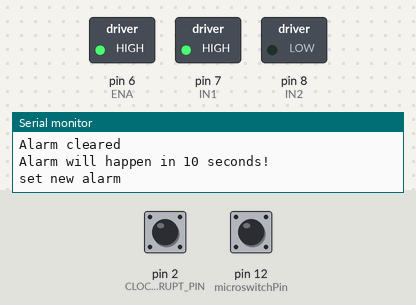
This sketch was run on a simulated Arduino Uno, built with avr-gcc and run on an emulated ATmega328P. On the bench: switched loads named in the sketch (green lamp = pin HIGH), the last lines printed to the serial monitor. The test bench sets the inputs (shaded band); at power-on: pin 12 (microswitchPin) HIGH, pin 2 (CLOCK_INTERRUPT_PIN) HIGH. The local clock reads 2024-03-15 10:24:30 at power-on unless the sketch sets it; the sensor or clock chip raises its interrupt line as the real part does.

Above: at 10.4 s.
10.5 s: pin 12 (microswitchPin) pulled LOW for 0.15 s
At 11.5 s:
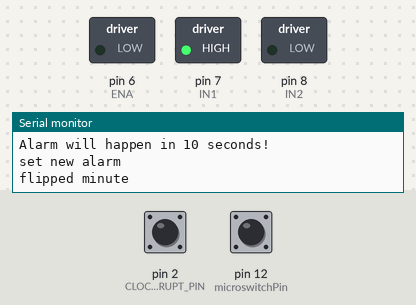
Timing chart, 0 to 22.4 s (numbered marks = the images above; inputs shaded):
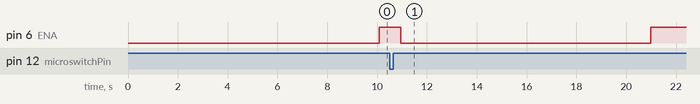

The sketch:

DS3231_and_L298N_-_Copy_3.ino
```cpp
#include <RTClib.h>
// #include <Wire.h>

RTC_DS3231 rtc;

// the pin that is connected to SQW
#define CLOCK_INTERRUPT_PIN 2
#define nextAlarmDelay 10


// *************************************************************
// L298N setup
#define IN1 7 // D7
#define IN2 8 // D8
#define ENA 6 // D6

// microswitch setup
#define microswitchPin 12 // D12
#define motorDelay 300
// active low


void setup() {
  Serial.begin(9600);

  // initializing the rtc
  if(!rtc.begin()) {
    Serial.println("Couldn't find RTC!");
    Serial.flush();
    abort();
  }

  if(rtc.lostPower()) {
    // this will adjust to the date and time at compilation
    rtc.adjust(DateTime(F(__DATE__), F(__TIME__)));
  }

  //we don't need the 32K Pin, so disable it
  rtc.disable32K();

  // Making it so, that the alarm will trigger an interrupt
  pinMode(CLOCK_INTERRUPT_PIN, INPUT_PULLUP);
  attachInterrupt(digitalPinToInterrupt(CLOCK_INTERRUPT_PIN), onAlarm, FALLING);

  // set alarm 1, 2 flag to false (so alarm 1, 2 didn't happen so far)
  // if not done, this easily leads to problems, as both register aren't reset on reboot/recompile
  rtc.clearAlarm(1);
  rtc.clearAlarm(2);

  // stop oscillating signals at SQW Pin
  // otherwise setAlarm1 will fail
  rtc.writeSqwPinMode(DS3231_OFF);

  // turn off alarm 2 (in case it isn't off already)
  // again, this isn't done at reboot, so a previously set alarm could easily go overlooked
  rtc.disableAlarm(2);

  // schedule an alarm 10 seconds in the future
  if(!rtc.setAlarm1(
        rtc.now() + TimeSpan(nextAlarmDelay),
        DS3231_A1_Second // this mode triggers the alarm when the seconds match. See Doxygen for other options
  )) {
    Serial.println("Error, alarm wasn't set!");
  }else {
    Serial.println("Alarm will happen in 10 seconds!");
  }


  // declare pins for L298N
  pinMode(IN1, OUTPUT);
  pinMode(IN2, OUTPUT);
  pinMode(ENA, OUTPUT);

  digitalWrite(ENA, LOW);
  digitalWrite(IN1, HIGH);
  digitalWrite(IN2, LOW);

  // declare pins for microswitch
  pinMode(microswitchPin, INPUT_PULLUP); // will go low when triggered (active low)
}

void loop() {
  // print current time
  char date[10] = "hh:mm:ss";
  rtc.now().toString(date);
  Serial.println(date);

  Serial.print(" SQW: "); // the value at SQW-Pin (because of pullup 1 means no alarm)
  Serial.println(digitalRead(CLOCK_INTERRUPT_PIN));

  // whether a alarm happened happened
  Serial.print(" Alarm1: ");
  Serial.println(rtc.alarmFired(1));
  // Serial.print(" Alarm2: ");
  // Serial.println(rtc.alarmFired(2));
  // control register values (see https://datasheets.maximintegrated.com/en/ds/DS3231.pdf page 13)
  // Serial.print(" Control: 0b");
  // Serial.println(read_i2c_register(DS3231_ADDRESS, DS3231_CONTROL), BIN);

  // resetting SQW and alarm 1 flag
  // using setAlarm1, the next alarm could now be configurated
  if(rtc.alarmFired(1)) {
    rtc.clearAlarm(1);
    Serial.println("Alarm cleared");
    setNextAlarm();
    flipMinute();
  }

    delay(2000);
}


/******************************************************************
*******************************************************************
*******************************************************************
*******************************************************************
******************************************************************/


void onAlarm() {
  unsigned long start = micros(); // begin counting how long this ISR takes
  Serial.println("Alarm occured!");


  // calculating and printing ISR execution time
  unsigned long end = micros();
  unsigned long delta = end - start;
  Serial.println("took " + String(delta) + " microseconds to execute ISR");
}

void flipMinute() {
  // While switch isn't triggered, make the motor spin
  // Once it is triggered, stop the motor after a delay of motorDelay milliseconds

  while(digitalRead(microswitchPin) == HIGH) {
    digitalWrite(ENA, HIGH);
  }
  while(digitalRead(microswitchPin) == LOW) {
    digitalWrite(ENA, HIGH);
  }

  delay(motorDelay); //keep spinning for a little after microswitch is inactive (high) again
  digitalWrite(ENA, LOW);
  Serial.println("flipped minute");
}


void setNextAlarm() {
  if(!rtc.setAlarm1(
    rtc.now() + TimeSpan(nextAlarmDelay),
    DS3231_A1_Second // this mode triggers the alarm when the seconds match. See Doxygen for other options
    )) {
      Serial.println("Error, alarm wasn't set!");
    }else {
      Serial.println("Alarm will happen in 10 seconds!");
    }
  Serial.println("set new alarm");
}
```

Measured:
- after the input at 10.5 s, pin 6 (ENA): HIGH → LOW after 0.45 s, → HIGH 10.0 s later
